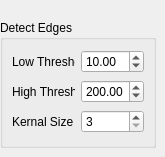
      <widget class="QWidget" name="edges_tab">
       <attribute name="title">
        <string>Edges</string>
       </attribute>
       <widget class="QGroupBox" name="groupBox_11">
        <property name="geometry">
         <rect>
          <x>0</x>
          <y>20</y>
          <width>156</width>
          <height>128</height>
         </rect>
        </property>
        <property name="title">
         <string>Detect Edges</string>
        </property>
        <layout class="QGridLayout" name="gridLayout_5">
         <item row="0" column="0">
          <widget class="QLabel" name="label_19">
           <property name="text">
            <string>Low Threshold</string>
           </property>
          </widget>
         </item>
         <item row="0" column="1">
          <widget class="QDoubleSpinBox" name="lowThreshold_spin">
           <property name="maximum">
            <double>255.000000000000000</double>
           </property>
           <property name="value">
            <double>10.000000000000000</double>
           </property>
          </widget>
         </item>
         <item row="1" column="0">
          <widget class="QLabel" name="label_20">
           <property name="text">
            <string>High Threshold</string>
           </property>
          </widget>
         </item>
         <item row="1" column="1">
          <widget class="QDoubleSpinBox" name="highThreshold_spin">
           <property name="maximum">
            <double>1000.000000000000000</double>
           </property>
           <property name="value">
            <double>200.000000000000000</double>
           </property>
          </widget>
         </item>
         <item row="2" column="0">
          <widget class="QLabel" name="label_21">
           <property name="text">
            <string>Kernal Size</string>
           </property>
          </widget>
         </item>
         <item row="2" column="1">
          <widget class="QSpinBox" name="kernalSize_spin">
           <property name="minimum">
            <number>3</number>
           </property>
           <property name="maximum">
            <number>7</number>
           </property>
           <property name="singleStep">
            <number>2</number>
           </property>
          </widget>
         </item>
        </layout>
       </widget>
      </widget>
